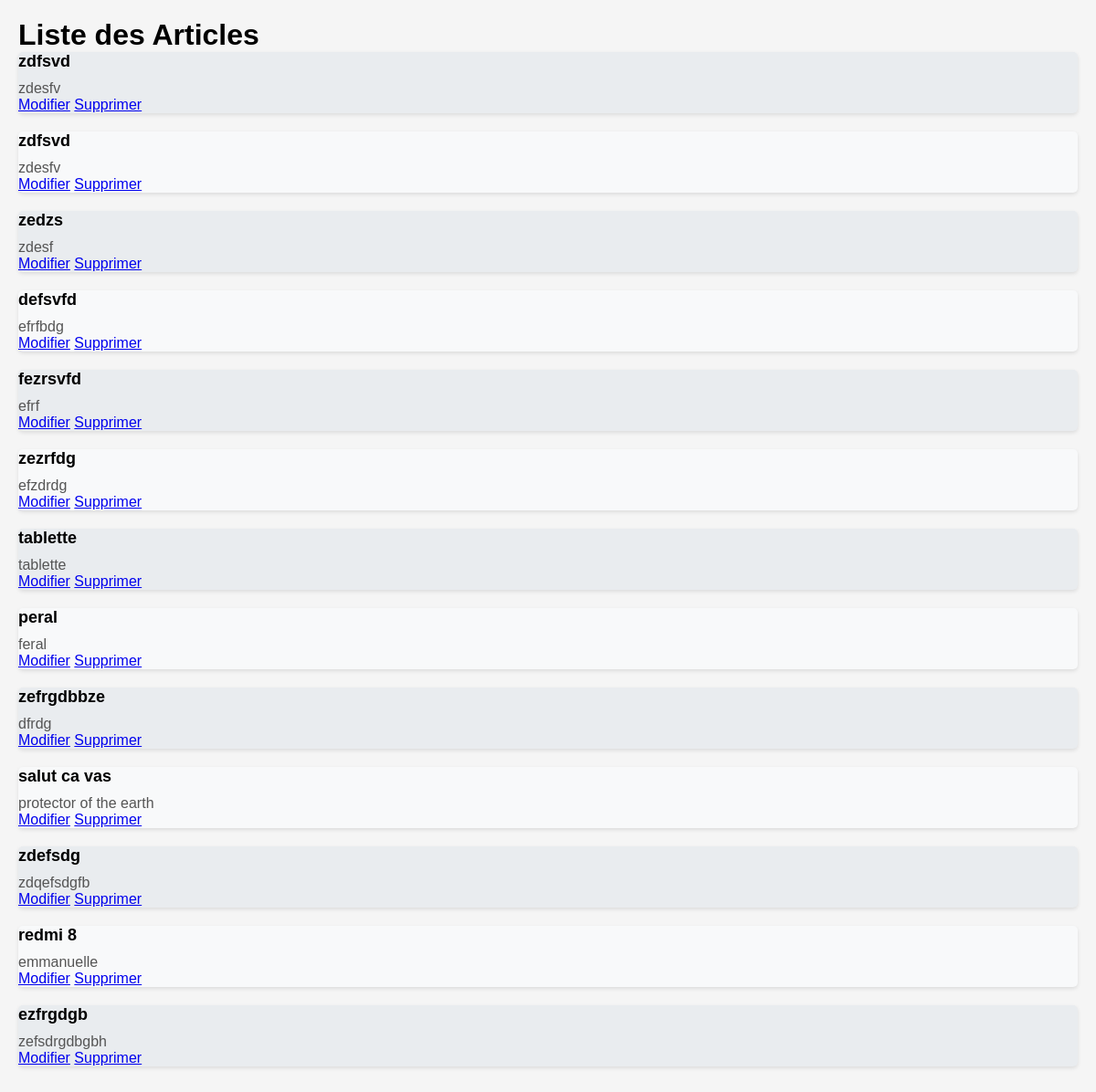
Page /articles on the earlier database version.
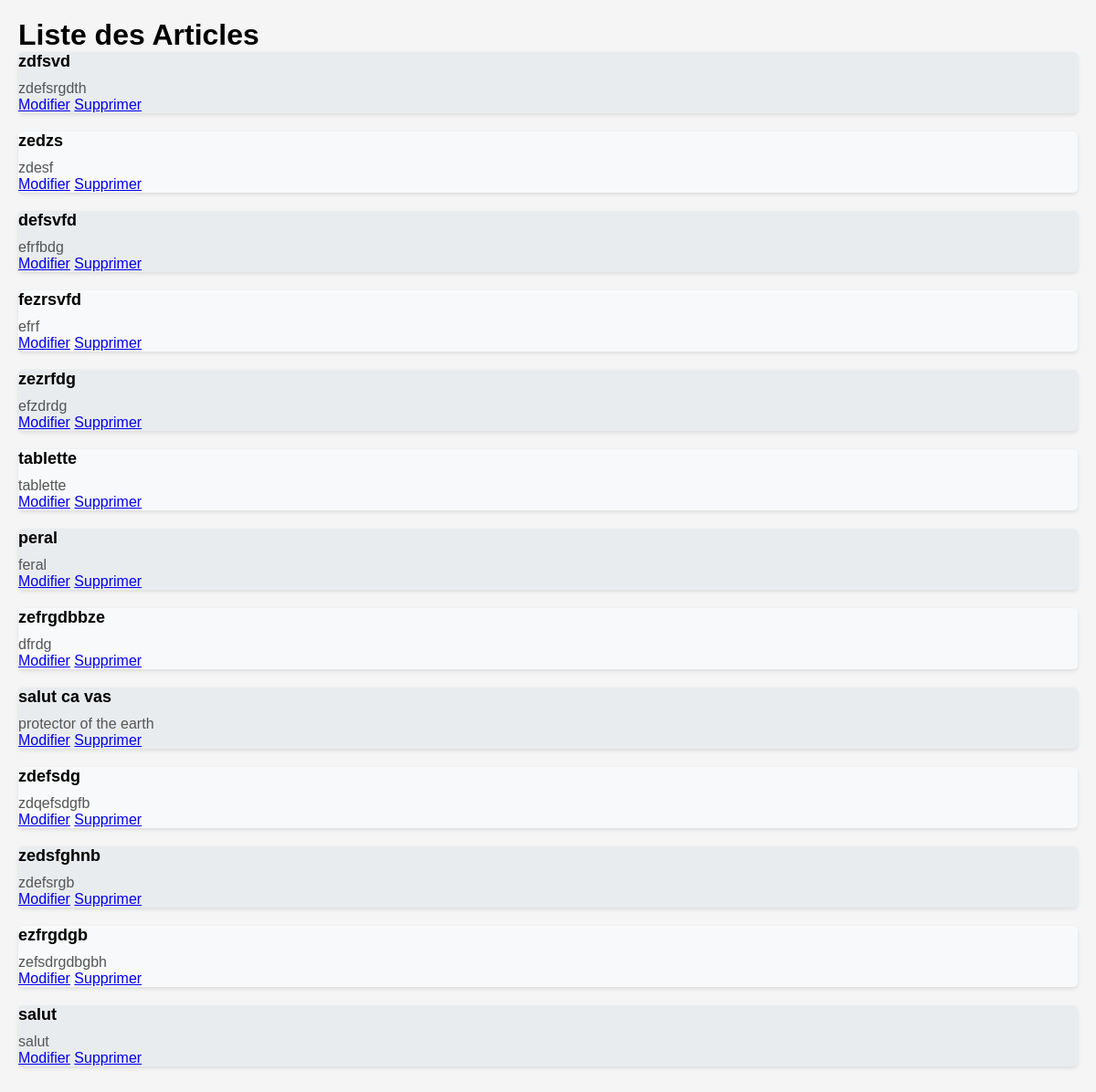
Same page on the later database version.
### tables this page shows
CREATE TABLE articles (
                    article_id INTEGER PRIMARY KEY AUTOINCREMENT,
                    title TEXT,
                    content TEXT
                  );

### main.py (the view)
@app.get("/articles", response_class=HTMLResponse)
async def list_articles(request: Request):
    cursor.execute("SELECT title, content , article_id FROM articles")
    articles = cursor.fetchall()
    articles_list = [{"title": article[0], "content": article[1] , "article_id": article[2]} for article in articles]
    return templates.TemplateResponse("articles_list.html", context={"request": request, "articles": articles_list})

### templates/articles_list.html (shortened to what this page needs)
<!DOCTYPE html>
<html>
<head>
</head>
<body>
    <h1>Liste des Articles</h1>
    <div class="article-list">
        {% for article in articles %}
            <div class="article-card">
                <h2 class="article-title">{{ article.title }}</h2>
                <p class="article-content">{{ article.content }}</p>
                <a class="update-link" href="/articles/{{article.article_id}}/update">Modifier</a>
                <a class="delete-link" href="/articles/{{article.article_id}}/delete">Supprimer</a>
            </div>
        {% endfor %}
    </div>
</body>
</html>

### templates/articles_list.html (style rules this page uses)
* { margin: 0; padding: 0; box-sizing: border-box; }
body { font-family: Arial, sans-serif; background-color: #f5f5f5; padding: 20px; }
.article-list { list-style: none; padding: 0; }
.article-card { background-color: #fff; border-radius: 5px; box-shadow: 0 2px 4px rgba(0, 0, 0, 0.1); margin-bottom: 20px; }
.article-title { font-size: 18px; font-weight: bold; margin-bottom: 10px; }
.article-content { font-size: 16px; color: #555; }
.article-card:nth-child(even) { background-color: #f8f9fa; }
.article-card:nth-child(odd) { background-color: #e9ecef; }

Differences in the rows shown:
removed articles: title "zdfsvd", content "zdesfv"
removed articles: title "redmi 8", content "emmanuelle"
changed articles "zdfsvd": content "zdesfv" → "zdefsrgdth"
added articles: title "zedsfghnb", content "zdefsrgb"
added articles: title "salut", content "salut"
